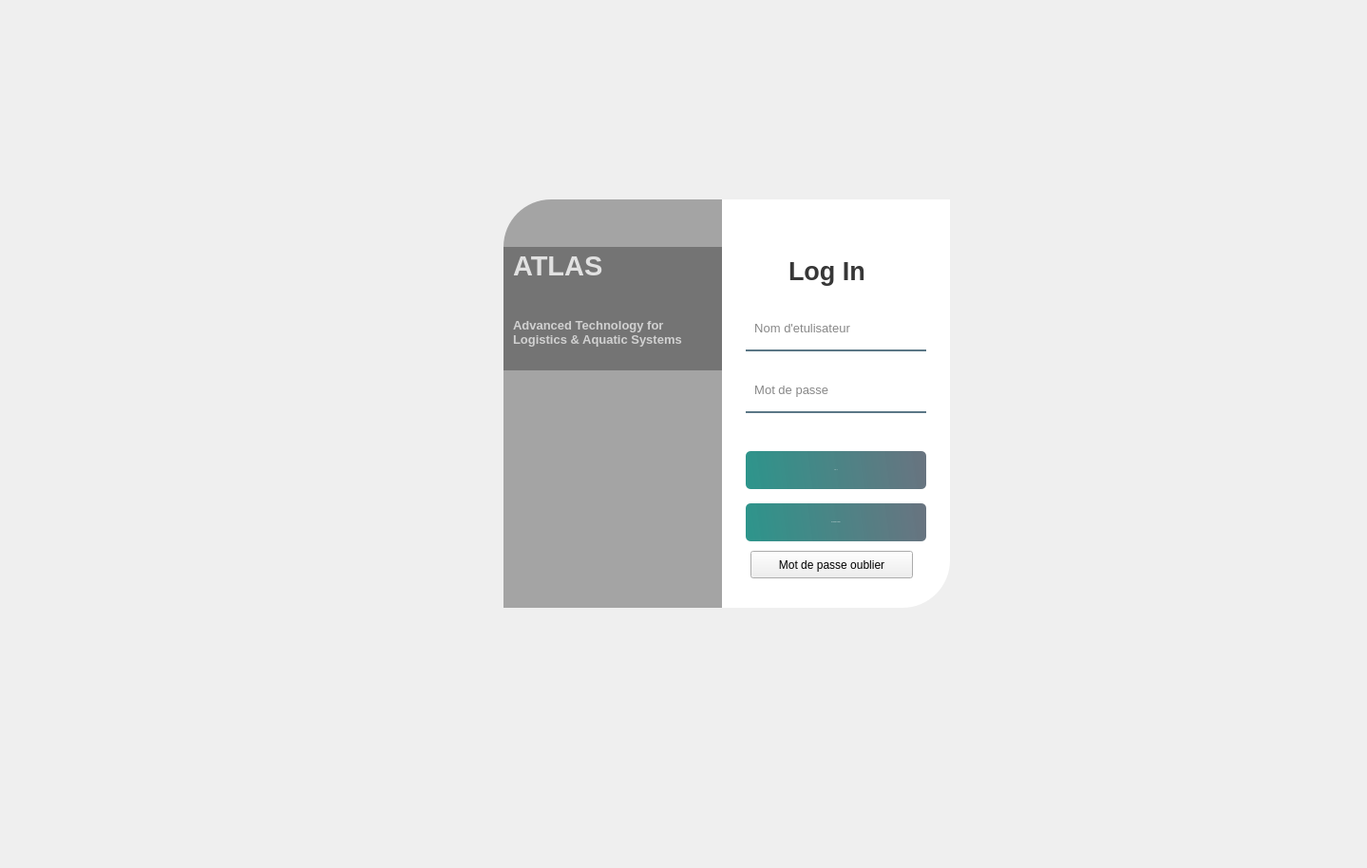
      <widget class="QWidget" name="welcomePage">
       <widget class="QLabel" name="label_welcome">
        <property name="geometry">
         <rect>
          <x>11</x>
          <y>11</y>
          <width>1419</width>
          <height>894</height>
         </rect>
        </property>
        <property name="font">
         <font>
          <family>Segoe UI</family>
          <pointsize>28</pointsize>
          <bold>true</bold>
         </font>
        </property>
        <property name="text">
         <string/>
        </property>
        <property name="alignment">
         <set>Qt::AlignmentFlag::AlignCenter</set>
        </property>
       </widget>
       <widget class="QWidget" name="widget_5" native="true">
        <property name="geometry">
         <rect>
          <x>490</x>
          <y>180</y>
          <width>551</width>
          <height>531</height>
         </rect>
        </property>
        <property name="styleSheet">
         <string notr="true">QPushButton#pushButton_6, #pushButton_3{
	background-color: qlineargradient(spread:pad, x1:0, y1:0.505682, x2:1, y2:0.477, stop:0 rgba(11, 131, 120, 219), stop:1 rgba(85, 98, 112, 226));
	color:rgba(255, 255, 255, 210);
	border-radius:5px;
}

QPushButton#pushButton_6:hover, #pushButton_3:hover{
	background-color: qlineargradient(spread:pad, x1:0, y1:0.505682, x2:1, y2:0.477, stop:0 rgba(150, 123, 111, 219), stop:1 rgba(85, 81, 84, 226));
}

QPushButton#pushButton_6:pressed, #pushButton_3:pressed{
	padding-left:5px;
	padding-top:5px;
	background-color:rgba(150, 123, 111, 255);
}

QPushButton#pushButton_2, #pushButton_4{
	background-color: rgba(0, 0, 0, 0);
	color:rgba(85, 98, 112, 255);
}

QPushButton#pushButton_2:hover,  #pushButton_4:hover{
	color: rgba(131, 96, 53, 255);
}

QPushButton#pushButton_2:pressed, #pushButton_4:pressed, #pushButton_5:pressed{
	padding-left:5px;
	padding-top:5px;
	color:rgba(91, 88, 53, 255);
}

</string>
        </property>
        <widget class="QLabel" name="label_20">
         <property name="geometry">
          <rect>
           <x>40</x>
           <y>30</y>
           <width>280</width>
           <height>430</height>
          </rect>
         </property>
         <property name="styleSheet">
          <string notr="true">border-top-left-radius: 50px;
border-image: url(:/new/prefix1/background.jpg);</string>
         </property>
         <property name="text">
          <string/>
         </property>
        </widget>
        <widget class="QLabel" name="label_28">
         <property name="geometry">
          <rect>
           <x>40</x>
           <y>30</y>
           <width>280</width>
           <height>430</height>
          </rect>
         </property>
         <property name="styleSheet">
          <string notr="true">background-color:rgba(0, 0, 0, 80);
border-top-left-radius: 50px;</string>
         </property>
         <property name="text">
          <string/>
         </property>
        </widget>
        <widget class="QLabel" name="label_32">
         <property name="geometry">
          <rect>
           <x>270</x>
           <y>30</y>
           <width>240</width>
           <height>430</height>
          </rect>
         </property>
         <property name="styleSheet">
          <string notr="true">background-color:rgba(255, 255, 255, 255);
border-bottom-right-radius: 50px;</string>
         </property>
         <property name="text">
          <string/>
         </property>
        </widget>
        <widget class="QLabel" name="label_33">
         <property name="geometry">
          <rect>
           <x>340</x>
           <y>70</y>
           <width>100</width>
           <height>71</height>
          </rect>
         </property>
         <property name="font">
          <font>
           <pointsize>20</pointsize>
           <bold>true</bold>
          </font>
         </property>
         <property name="styleSheet">
          <string notr="true">color:rgba(0, 0, 0, 200);</string>
         </property>
         <property name="text">
          <string>Log In</string>
         </property>
        </widget>
        <widget class="QLineEdit" name="lineEdit_5">
         <property name="geometry">
          <rect>
           <x>295</x>
           <y>150</y>
           <width>190</width>
           <height>40</height>
          </rect>
         </property>
         <property name="font">
          <font>
           <pointsize>10</pointsize>
          </font>
         </property>
         <property name="styleSheet">
          <string notr="true">background-color:rgba(0, 0, 0, 0);
border:none;
border-bottom:2px solid rgba(46, 82, 101, 200);
color:rgba(0, 0, 0, 240);
padding-bottom:7px;</string>
         </property>
         <property name="placeholderText">
          <string>  Nom d'etulisateur</string>
         </property>
        </widget>
        <widget class="QLineEdit" name="lineEdit_6">
         <property name="geometry">
          <rect>
           <x>295</x>
           <y>215</y>
           <width>190</width>
           <height>40</height>
          </rect>
         </property>
         <property name="font">
          <font>
           <pointsize>10</pointsize>
          </font>
         </property>
         <property name="styleSheet">
          <string notr="true">background-color:rgba(0, 0, 0, 0);
border:none;
border-bottom:2px solid rgba(46, 82, 101, 200);
color:rgba(0, 0, 0, 240);
padding-bottom:7px;</string>
         </property>
         <property name="echoMode">
          <enum>QLineEdit::EchoMode::Password</enum>
         </property>
         <property name="placeholderText">
          <string>  Mot de passe</string>
         </property>
        </widget>
        <widget class="QPushButton" name="pushButton_3">
         <property name="geometry">
          <rect>
           <x>295</x>
           <y>295</y>
           <width>190</width>
           <height>40</height>
          </rect>
         </property>
         <property name="font">
          <font>
           <pointsize>-1</pointsize>
           <fontweight>Medium</fontweight>
          </font>
         </property>
         <property name="text">
          <string>L o g  I n</string>
         </property>
        </widget>
        <widget class="QLabel" name="label_35">
         <property name="geometry">
          <rect>
           <x>40</x>
           <y>80</y>
           <width>230</width>
           <height>130</height>
          </rect>
         </property>
         <property name="styleSheet">
          <string notr="true">background-color:rgba(0, 0, 0, 75);</string>
         </property>
         <property name="text">
          <string/>
         </property>
        </widget>
        <widget class="QLabel" name="label_36">
         <property name="geometry">
          <rect>
           <x>50</x>
           <y>80</y>
           <width>180</width>
           <height>40</height>
          </rect>
         </property>
         <property name="font">
          <font>
           <pointsize>22</pointsize>
           <bold>true</bold>
          </font>
         </property>
         <property name="styleSheet">
          <string notr="true">color:rgba(255, 255, 255, 200);</string>
         </property>
         <property name="text">
          <string>ATLAS</string>
         </property>
        </widget>
        <widget class="QLabel" name="label_37">
         <property name="geometry">
          <rect>
           <x>50</x>
           <y>145</y>
           <width>220</width>
           <height>50</height>
          </rect>
         </property>
         <property name="font">
          <font>
           <pointsize>10</pointsize>
           <bold>true</bold>
          </font>
         </property>
         <property name="styleSheet">
          <string notr="true">color:rgba(255, 255, 255, 170);</string>
         </property>
         <property name="text">
          <string>Advanced Technology for
Logistics &amp; Aquatic Systems</string>
         </property>
        </widget>
        <widget class="QPushButton" name="pushButton_6">
         <property name="geometry">
          <rect>
           <x>295</x>
           <y>350</y>
           <width>190</width>
           <height>40</height>
          </rect>
         </property>
         <property name="font">
          <font>
           <pointsize>-1</pointsize>
           <fontweight>Medium</fontweight>
          </font>
         </property>
         <property name="text">
          <string>Reconesance Faciale</string>
         </property>
        </widget>
        <widget class="QPushButton" name="pushButton">
         <property name="geometry">
          <rect>
           <x>300</x>
           <y>400</y>
           <width>171</width>
           <height>29</height>
          </rect>
         </property>
         <property name="styleSheet">
          <string notr="true">color: rgb(0, 0, 0);</string>
         </property>
         <property name="text">
          <string>Mot de passe oublier</string>
         </property>
        </widget>
       </widget>
       <widget class="QLabel" name="label_38">
        <property name="geometry">
         <rect>
          <x>280</x>
          <y>120</y>
          <width>1041</width>
          <height>611</height>
         </rect>
        </property>
        <property name="styleSheet">
         <string notr="true">border-image: url(:/new/prefix1/background.jpg);
border-top-left-radius: 50px;
border-bottom-right-radius: 50px;</string>
        </property>
        <property name="text">
         <string/>
        </property>
       </widget>
       <zorder>label_38</zorder>
       <zorder>label_welcome</zorder>
       <zorder>widget_5</zorder>
      </widget>
